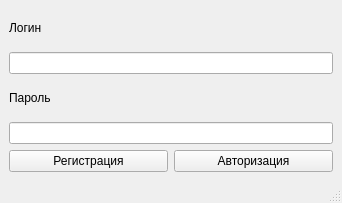
<?xml version="1.0" encoding="UTF-8"?>
<ui version="4.0">
 <class>MainWindow</class>
 <widget class="QMainWindow" name="MainWindow">
  <property name="geometry">
   <rect>
    <x>0</x>
    <y>0</y>
    <width>342</width>
    <height>203</height>
   </rect>
  </property>
  <property name="maximumSize">
   <size>
    <width>16777215</width>
    <height>203</height>
   </size>
  </property>
  <property name="windowTitle">
   <string>MainWindow</string>
  </property>
  <widget class="QWidget" name="centralwidget">
   <layout class="QVBoxLayout" name="verticalLayout_2">
    <item>
     <layout class="QVBoxLayout" name="verticalLayout">
      <item>
       <widget class="QLabel" name="label">
        <property name="text">
         <string>Логин</string>
        </property>
       </widget>
      </item>
      <item>
       <widget class="QLineEdit" name="lineEditLogin"/>
      </item>
      <item>
       <widget class="QLabel" name="label_2">
        <property name="text">
         <string>Пароль</string>
        </property>
       </widget>
      </item>
      <item>
       <widget class="QLineEdit" name="lineEditPasswd"/>
      </item>
      <item>
       <layout class="QHBoxLayout" name="horizontalLayout">
        <item>
         <widget class="QPushButton" name="pushButton_2">
          <property name="text">
           <string>Регистрация</string>
          </property>
         </widget>
        </item>
        <item>
         <widget class="QPushButton" name="pushButton">
          <property name="text">
           <string>Авторизация</string>
          </property>
         </widget>
        </item>
       </layout>
      </item>
     </layout>
    </item>
   </layout>
  </widget>
  <widget class="QMenuBar" name="menubar">
   <property name="geometry">
    <rect>
     <x>0</x>
     <y>0</y>
     <width>342</width>
     <height>23</height>
    </rect>
   </property>
  </widget>
  <widget class="QStatusBar" name="statusbar"/>
 </widget>
 <resources/>
 <connections>
  <connection>
   <sender>pushButton</sender>
   <signal>clicked()</signal>
   <receiver>MainWindow</receiver>
   <slot>authorization_button_clicked()</slot>
   <hints>
    <hint type="sourcelabel">
     <x>226</x>
     <y>167</y>
    </hint>
    <hint type="destinationlabel">
     <x>221</x>
     <y>193</y>
    </hint>
   </hints>
  </connection>
  <connection>
   <sender>pushButton_2</sender>
   <signal>clicked()</signal>
   <receiver>MainWindow</receiver>
   <slot>registration_button_clicked()</slot>
   <hints>
    <hint type="sourcelabel">
     <x>29</x>
     <y>177</y>
    </hint>
    <hint type="destinationlabel">
     <x>28</x>
     <y>188</y>
    </hint>
   </hints>
  </connection>
 </connections>
 <slots>
  <slot>authorization_button_clicked()</slot>
  <slot>registration_button_clicked()</slot>
 </slots>
</ui>
